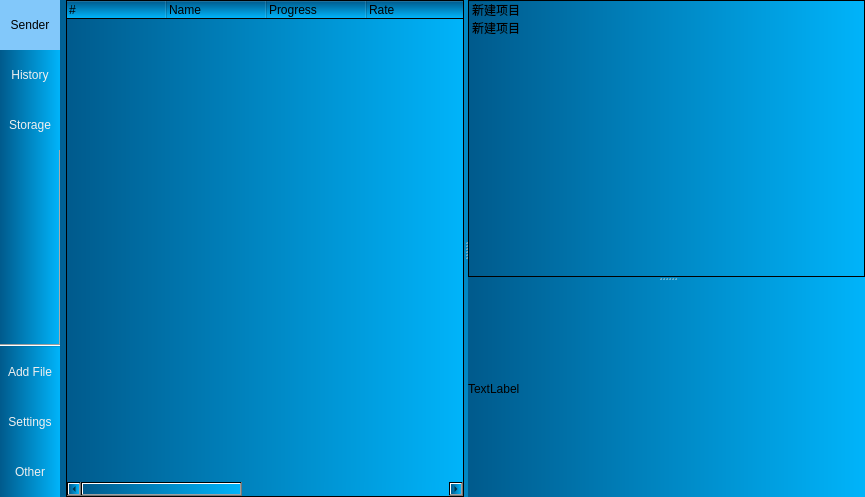
<?xml version="1.0" encoding="UTF-8"?>
<ui version="4.0">
 <class>transferFileWindow</class>
 <widget class="QWidget" name="transferFileWindow">
  <property name="geometry">
   <rect>
    <x>0</x>
    <y>0</y>
    <width>865</width>
    <height>497</height>
   </rect>
  </property>
  <property name="windowTitle">
   <string>Form</string>
  </property>
  <property name="styleSheet">
   <string notr="true">QWidget
{
background: qlineargradient(spread:reflect, x1:0, y1:0, x2:1, y2:0, stop:0 rgba(0, 90, 140, 255), stop:1 rgba(0, 180, 250, 255));
}
QWidget#sideBar
{
	border-right:1px solid rgb(170,170,170);
	background: qlineargradient(spread:reflect, x1:0, y1:0, x2:1, y2:0, stop:0 rgba(0, 90, 140, 255), stop:1 rgba(0, 180, 250, 255));
}

QWidget#sideBar QToolButton
{
	font-size:12px;
	font-weight:normal;
	border:none;
	color:rgb(240,240,240);

	padding-left:11pxp;
	padding-right:11pxp;
	padding-top:5pxp;

	border-top:0px dashed rgba(0,0,0);
	border-bottom:0px dashed rgba(0,0,0);
	border-right:0px dashed rgba(0,0,0);
}
QWidget#sideBar QToolButton:hover
{
     background: qlineargradient(spread:reflect, x1:0, y1:0, x2:1, y2:0, x3:1, y3:0,stop:0 rgba(0, 90, 140, 255), stop:0.5 rgba(130, 200, 250, 255),stop:0.8 rgba(0, 180, 250, 255));

}
QWidget#sideBar QToolButton:checked
{
	background: qlineargradient(spread:pad, x1:0, y1:0, x2:1, y2:0, stop:0 rgba(130, 200, 250, 255), stop:1 rgba(130, 200, 250, 255));
	color:rgb(0,0,0);
}</string>
  </property>
  <layout class="QGridLayout" name="gridLayout_4">
   <property name="margin">
    <number>0</number>
   </property>
   <item row="0" column="1">
    <widget class="QSplitter" name="splitter_0">
     <property name="orientation">
      <enum>Qt::Horizontal</enum>
     </property>
     <widget class="QStackedWidget" name="stackedWidget">
      <property name="currentIndex">
       <number>0</number>
      </property>
      <widget class="QWidget" name="page_send">
       <layout class="QGridLayout" name="gridLayout_3">
        <property name="margin">
         <number>0</number>
        </property>
        <item row="0" column="0">
         <widget class="TransferFileTreeWidget" name="fileTansferTreeWidget">
          <column>
           <property name="text">
            <string>#</string>
           </property>
          </column>
          <column>
           <property name="text">
            <string>Name</string>
           </property>
          </column>
          <column>
           <property name="text">
            <string>Progress</string>
           </property>
          </column>
          <column>
           <property name="text">
            <string>Rate</string>
           </property>
          </column>
          <column>
           <property name="text">
            <string>Size</string>
           </property>
          </column>
          <column>
           <property name="text">
            <string>Remain</string>
           </property>
          </column>
          <column>
           <property name="text">
            <string>Total</string>
           </property>
          </column>
          <column>
           <property name="text">
            <string>Completed</string>
           </property>
          </column>
          <column>
           <property name="text">
            <string>State</string>
           </property>
          </column>
         </widget>
        </item>
       </layout>
      </widget>
      <widget class="QWidget" name="page_history">
       <layout class="QGridLayout" name="gridLayout_5">
        <property name="margin">
         <number>0</number>
        </property>
        <item row="0" column="0">
         <widget class="QTreeWidget" name="fileHistoryTreeWidget">
          <column>
           <property name="text">
            <string>#</string>
           </property>
          </column>
          <column>
           <property name="text">
            <string>Name</string>
           </property>
          </column>
          <column>
           <property name="text">
            <string>Size</string>
           </property>
          </column>
          <column>
           <property name="text">
            <string>Project</string>
           </property>
          </column>
          <column>
           <property name="text">
            <string>To</string>
           </property>
          </column>
          <column>
           <property name="text">
            <string>Time</string>
           </property>
          </column>
         </widget>
        </item>
       </layout>
      </widget>
      <widget class="QWidget" name="page_storage">
       <layout class="QGridLayout" name="gridLayout_6">
        <property name="margin">
         <number>0</number>
        </property>
        <item row="0" column="0">
         <widget class="QTreeWidget" name="fileStorageTreeWidget">
          <column>
           <property name="text">
            <string>#</string>
           </property>
          </column>
          <column>
           <property name="text">
            <string>Name</string>
           </property>
          </column>
          <column>
           <property name="text">
            <string>Size</string>
           </property>
          </column>
          <column>
           <property name="text">
            <string>Project</string>
           </property>
          </column>
          <column>
           <property name="text">
            <string>From</string>
           </property>
          </column>
          <column>
           <property name="text">
            <string>Time</string>
           </property>
          </column>
         </widget>
        </item>
       </layout>
      </widget>
     </widget>
     <widget class="QSplitter" name="splitter_1">
      <property name="orientation">
       <enum>Qt::Vertical</enum>
      </property>
      <widget class="QListWidget" name="fileUserslistWidget">
       <item>
        <property name="text">
         <string>新建项目</string>
        </property>
       </item>
       <item>
        <property name="text">
         <string>新建项目</string>
        </property>
       </item>
      </widget>
      <widget class="QLabel" name="filePropertiseLb">
       <property name="minimumSize">
        <size>
         <width>0</width>
         <height>150</height>
        </size>
       </property>
       <property name="text">
        <string>TextLabel</string>
       </property>
      </widget>
     </widget>
    </widget>
   </item>
   <item row="0" column="0">
    <widget class="QWidget" name="sideBar" native="true">
     <property name="minimumSize">
      <size>
       <width>0</width>
       <height>0</height>
      </size>
     </property>
     <property name="maximumSize">
      <size>
       <width>60</width>
       <height>16777215</height>
      </size>
     </property>
     <property name="styleSheet">
      <string notr="true"/>
     </property>
     <property name="class" stdset="0">
      <string>SideBar</string>
     </property>
     <layout class="QGridLayout" name="gridLayout_2">
      <property name="margin">
       <number>0</number>
      </property>
      <property name="spacing">
       <number>0</number>
      </property>
      <item row="0" column="0">
       <layout class="QGridLayout" name="gridLayout">
        <property name="spacing">
         <number>0</number>
        </property>
        <item row="6" column="0">
         <widget class="QToolButton" name="fileSettingBtn">
          <property name="sizePolicy">
           <sizepolicy hsizetype="Expanding" vsizetype="Expanding">
            <horstretch>0</horstretch>
            <verstretch>0</verstretch>
           </sizepolicy>
          </property>
          <property name="minimumSize">
           <size>
            <width>0</width>
            <height>0</height>
           </size>
          </property>
          <property name="maximumSize">
           <size>
            <width>16777215</width>
            <height>50</height>
           </size>
          </property>
          <property name="text">
           <string>Settings</string>
          </property>
          <property name="icon">
           <iconset resource="res.qrc">
            <normaloff>:/images/settings.png</normaloff>:/images/settings.png</iconset>
          </property>
          <property name="iconSize">
           <size>
            <width>32</width>
            <height>32</height>
           </size>
          </property>
          <property name="checkable">
           <bool>true</bool>
          </property>
          <property name="autoRepeat">
           <bool>true</bool>
          </property>
          <property name="autoExclusive">
           <bool>true</bool>
          </property>
          <property name="toolButtonStyle">
           <enum>Qt::ToolButtonTextUnderIcon</enum>
          </property>
         </widget>
        </item>
        <item row="0" column="0">
         <widget class="QToolButton" name="fileSenderBtn">
          <property name="sizePolicy">
           <sizepolicy hsizetype="Expanding" vsizetype="Expanding">
            <horstretch>0</horstretch>
            <verstretch>0</verstretch>
           </sizepolicy>
          </property>
          <property name="minimumSize">
           <size>
            <width>0</width>
            <height>0</height>
           </size>
          </property>
          <property name="maximumSize">
           <size>
            <width>16777215</width>
            <height>50</height>
           </size>
          </property>
          <property name="text">
           <string>Sender</string>
          </property>
          <property name="icon">
           <iconset resource="res.qrc">
            <normaloff>:/images/file-send.png</normaloff>:/images/file-send.png</iconset>
          </property>
          <property name="iconSize">
           <size>
            <width>32</width>
            <height>32</height>
           </size>
          </property>
          <property name="checkable">
           <bool>true</bool>
          </property>
          <property name="checked">
           <bool>true</bool>
          </property>
          <property name="autoRepeat">
           <bool>true</bool>
          </property>
          <property name="autoExclusive">
           <bool>true</bool>
          </property>
          <property name="toolButtonStyle">
           <enum>Qt::ToolButtonTextUnderIcon</enum>
          </property>
         </widget>
        </item>
        <item row="1" column="0">
         <widget class="QToolButton" name="fileHistoryBtn">
          <property name="sizePolicy">
           <sizepolicy hsizetype="Expanding" vsizetype="Expanding">
            <horstretch>0</horstretch>
            <verstretch>0</verstretch>
           </sizepolicy>
          </property>
          <property name="minimumSize">
           <size>
            <width>0</width>
            <height>0</height>
           </size>
          </property>
          <property name="maximumSize">
           <size>
            <width>16777215</width>
            <height>50</height>
           </size>
          </property>
          <property name="text">
           <string>History</string>
          </property>
          <property name="icon">
           <iconset resource="res.qrc">
            <normaloff>:/images/file-history.png</normaloff>:/images/file-history.png</iconset>
          </property>
          <property name="iconSize">
           <size>
            <width>32</width>
            <height>32</height>
           </size>
          </property>
          <property name="checkable">
           <bool>true</bool>
          </property>
          <property name="autoRepeat">
           <bool>true</bool>
          </property>
          <property name="autoExclusive">
           <bool>true</bool>
          </property>
          <property name="toolButtonStyle">
           <enum>Qt::ToolButtonTextUnderIcon</enum>
          </property>
         </widget>
        </item>
        <item row="2" column="0">
         <widget class="QToolButton" name="fileInStorageBtn">
          <property name="sizePolicy">
           <sizepolicy hsizetype="Expanding" vsizetype="Expanding">
            <horstretch>0</horstretch>
            <verstretch>0</verstretch>
           </sizepolicy>
          </property>
          <property name="minimumSize">
           <size>
            <width>0</width>
            <height>0</height>
           </size>
          </property>
          <property name="maximumSize">
           <size>
            <width>16777215</width>
            <height>50</height>
           </size>
          </property>
          <property name="text">
           <string>Storage</string>
          </property>
          <property name="icon">
           <iconset resource="res.qrc">
            <normaloff>:/images/file-in-storage.png</normaloff>:/images/file-in-storage.png</iconset>
          </property>
          <property name="iconSize">
           <size>
            <width>32</width>
            <height>32</height>
           </size>
          </property>
          <property name="checkable">
           <bool>true</bool>
          </property>
          <property name="autoRepeat">
           <bool>true</bool>
          </property>
          <property name="autoExclusive">
           <bool>true</bool>
          </property>
          <property name="toolButtonStyle">
           <enum>Qt::ToolButtonTextUnderIcon</enum>
          </property>
         </widget>
        </item>
        <item row="4" column="0">
         <widget class="Line" name="line">
          <property name="minimumSize">
           <size>
            <width>80</width>
            <height>0</height>
           </size>
          </property>
          <property name="orientation">
           <enum>Qt::Horizontal</enum>
          </property>
          <property name="class" stdset="0">
           <string>Separator</string>
          </property>
         </widget>
        </item>
        <item row="5" column="0">
         <widget class="QToolButton" name="fileAddBtn">
          <property name="sizePolicy">
           <sizepolicy hsizetype="Expanding" vsizetype="Expanding">
            <horstretch>0</horstretch>
            <verstretch>0</verstretch>
           </sizepolicy>
          </property>
          <property name="minimumSize">
           <size>
            <width>0</width>
            <height>0</height>
           </size>
          </property>
          <property name="maximumSize">
           <size>
            <width>16777215</width>
            <height>50</height>
           </size>
          </property>
          <property name="text">
           <string>Add File</string>
          </property>
          <property name="icon">
           <iconset resource="res.qrc">
            <normaloff>:/images/file-add.png</normaloff>:/images/file-add.png</iconset>
          </property>
          <property name="iconSize">
           <size>
            <width>32</width>
            <height>32</height>
           </size>
          </property>
          <property name="checkable">
           <bool>true</bool>
          </property>
          <property name="autoRepeat">
           <bool>true</bool>
          </property>
          <property name="autoExclusive">
           <bool>true</bool>
          </property>
          <property name="toolButtonStyle">
           <enum>Qt::ToolButtonTextUnderIcon</enum>
          </property>
         </widget>
        </item>
        <item row="7" column="0">
         <widget class="QToolButton" name="fileExportBtn">
          <property name="sizePolicy">
           <sizepolicy hsizetype="Expanding" vsizetype="Expanding">
            <horstretch>0</horstretch>
            <verstretch>0</verstretch>
           </sizepolicy>
          </property>
          <property name="minimumSize">
           <size>
            <width>0</width>
            <height>0</height>
           </size>
          </property>
          <property name="maximumSize">
           <size>
            <width>16777215</width>
            <height>50</height>
           </size>
          </property>
          <property name="text">
           <string>Other</string>
          </property>
          <property name="icon">
           <iconset resource="res.qrc">
            <normaloff>:/images/file-export.png</normaloff>:/images/file-export.png</iconset>
          </property>
          <property name="iconSize">
           <size>
            <width>32</width>
            <height>32</height>
           </size>
          </property>
          <property name="checkable">
           <bool>true</bool>
          </property>
          <property name="autoRepeat">
           <bool>true</bool>
          </property>
          <property name="autoExclusive">
           <bool>true</bool>
          </property>
          <property name="toolButtonStyle">
           <enum>Qt::ToolButtonTextUnderIcon</enum>
          </property>
         </widget>
        </item>
        <item row="3" column="0">
         <spacer name="verticalSpacer">
          <property name="orientation">
           <enum>Qt::Vertical</enum>
          </property>
          <property name="sizeType">
           <enum>QSizePolicy::MinimumExpanding</enum>
          </property>
          <property name="sizeHint" stdset="0">
           <size>
            <width>20</width>
            <height>20</height>
           </size>
          </property>
         </spacer>
        </item>
       </layout>
      </item>
     </layout>
    </widget>
   </item>
  </layout>
 </widget>
 <customwidgets>
  <customwidget>
   <class>TransferFileTreeWidget</class>
   <extends>QTreeWidget</extends>
   <header>transfer_file_treewidget.h</header>
  </customwidget>
 </customwidgets>
 <resources>
  <include location="res.qrc"/>
 </resources>
 <connections/>
</ui>
